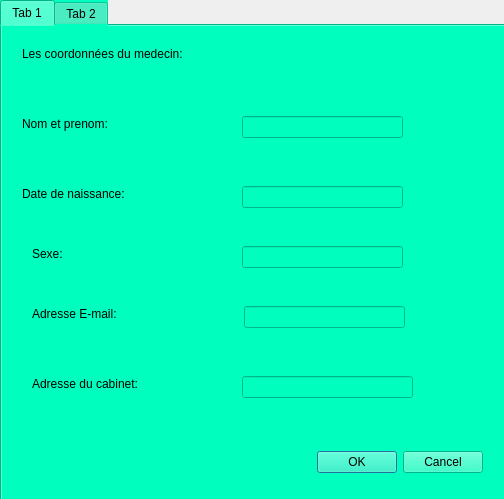
<?xml version="1.0" encoding="UTF-8"?>
<ui version="4.0">
 <class>medecin2</class>
 <widget class="QDialog" name="medecin2">
  <property name="geometry">
   <rect>
    <x>0</x>
    <y>0</y>
    <width>504</width>
    <height>499</height>
   </rect>
  </property>
  <property name="windowTitle">
   <string>Dialog</string>
  </property>
  <widget class="QTabWidget" name="tabWidget">
   <property name="geometry">
    <rect>
     <x>0</x>
     <y>0</y>
     <width>511</width>
     <height>501</height>
    </rect>
   </property>
   <property name="styleSheet">
    <string notr="true">background-color: rgb(0, 255, 191);</string>
   </property>
   <property name="currentIndex">
    <number>0</number>
   </property>
   <widget class="QWidget" name="tab">
    <attribute name="title">
     <string>Tab 1</string>
    </attribute>
    <widget class="QDialogButtonBox" name="buttonBox">
     <property name="geometry">
      <rect>
       <x>140</x>
       <y>420</y>
       <width>341</width>
       <height>32</height>
      </rect>
     </property>
     <property name="orientation">
      <enum>Qt::Horizontal</enum>
     </property>
     <property name="standardButtons">
      <set>QDialogButtonBox::Cancel|QDialogButtonBox::Ok</set>
     </property>
    </widget>
    <widget class="QLabel" name="label">
     <property name="geometry">
      <rect>
       <x>20</x>
       <y>20</y>
       <width>391</width>
       <height>16</height>
      </rect>
     </property>
     <property name="text">
      <string>Les coordonnées du medecin:</string>
     </property>
    </widget>
    <widget class="QLabel" name="label_2">
     <property name="geometry">
      <rect>
       <x>20</x>
       <y>90</y>
       <width>131</width>
       <height>16</height>
      </rect>
     </property>
     <property name="text">
      <string>Nom et prenom:</string>
     </property>
    </widget>
    <widget class="QLabel" name="label_3">
     <property name="geometry">
      <rect>
       <x>20</x>
       <y>160</y>
       <width>131</width>
       <height>16</height>
      </rect>
     </property>
     <property name="text">
      <string>Date de naissance:</string>
     </property>
    </widget>
    <widget class="QLabel" name="label_4">
     <property name="geometry">
      <rect>
       <x>30</x>
       <y>280</y>
       <width>131</width>
       <height>16</height>
      </rect>
     </property>
     <property name="text">
      <string>Adresse E-mail:</string>
     </property>
    </widget>
    <widget class="QLabel" name="label_5">
     <property name="geometry">
      <rect>
       <x>30</x>
       <y>220</y>
       <width>55</width>
       <height>16</height>
      </rect>
     </property>
     <property name="text">
      <string>Sexe:</string>
     </property>
    </widget>
    <widget class="QLabel" name="label_6">
     <property name="geometry">
      <rect>
       <x>30</x>
       <y>350</y>
       <width>131</width>
       <height>16</height>
      </rect>
     </property>
     <property name="text">
      <string>Adresse du cabinet:</string>
     </property>
    </widget>
    <widget class="QLineEdit" name="lineEdit_mnp2">
     <property name="geometry">
      <rect>
       <x>240</x>
       <y>90</y>
       <width>161</width>
       <height>22</height>
      </rect>
     </property>
     <property name="readOnly">
      <bool>true</bool>
     </property>
    </widget>
    <widget class="QLineEdit" name="lineEdit_mdn2">
     <property name="geometry">
      <rect>
       <x>240</x>
       <y>160</y>
       <width>161</width>
       <height>22</height>
      </rect>
     </property>
     <property name="readOnly">
      <bool>true</bool>
     </property>
    </widget>
    <widget class="QLineEdit" name="lineEdit_msexe2">
     <property name="geometry">
      <rect>
       <x>240</x>
       <y>220</y>
       <width>161</width>
       <height>22</height>
      </rect>
     </property>
     <property name="readOnly">
      <bool>true</bool>
     </property>
    </widget>
    <widget class="QLineEdit" name="lineEdit_memail2">
     <property name="geometry">
      <rect>
       <x>242</x>
       <y>280</y>
       <width>161</width>
       <height>22</height>
      </rect>
     </property>
     <property name="readOnly">
      <bool>true</bool>
     </property>
    </widget>
    <widget class="QLineEdit" name="lineEdit_mad2">
     <property name="geometry">
      <rect>
       <x>240</x>
       <y>350</y>
       <width>171</width>
       <height>22</height>
      </rect>
     </property>
     <property name="readOnly">
      <bool>true</bool>
     </property>
    </widget>
   </widget>
   <widget class="QWidget" name="tab_2">
    <attribute name="title">
     <string>Tab 2</string>
    </attribute>
   </widget>
  </widget>
 </widget>
 <resources/>
 <connections>
  <connection>
   <sender>buttonBox</sender>
   <signal>accepted()</signal>
   <receiver>medecin2</receiver>
   <slot>accept()</slot>
   <hints>
    <hint type="sourcelabel">
     <x>248</x>
     <y>254</y>
    </hint>
    <hint type="destinationlabel">
     <x>157</x>
     <y>274</y>
    </hint>
   </hints>
  </connection>
  <connection>
   <sender>buttonBox</sender>
   <signal>rejected()</signal>
   <receiver>medecin2</receiver>
   <slot>reject()</slot>
   <hints>
    <hint type="sourcelabel">
     <x>316</x>
     <y>260</y>
    </hint>
    <hint type="destinationlabel">
     <x>286</x>
     <y>274</y>
    </hint>
   </hints>
  </connection>
 </connections>
</ui>
